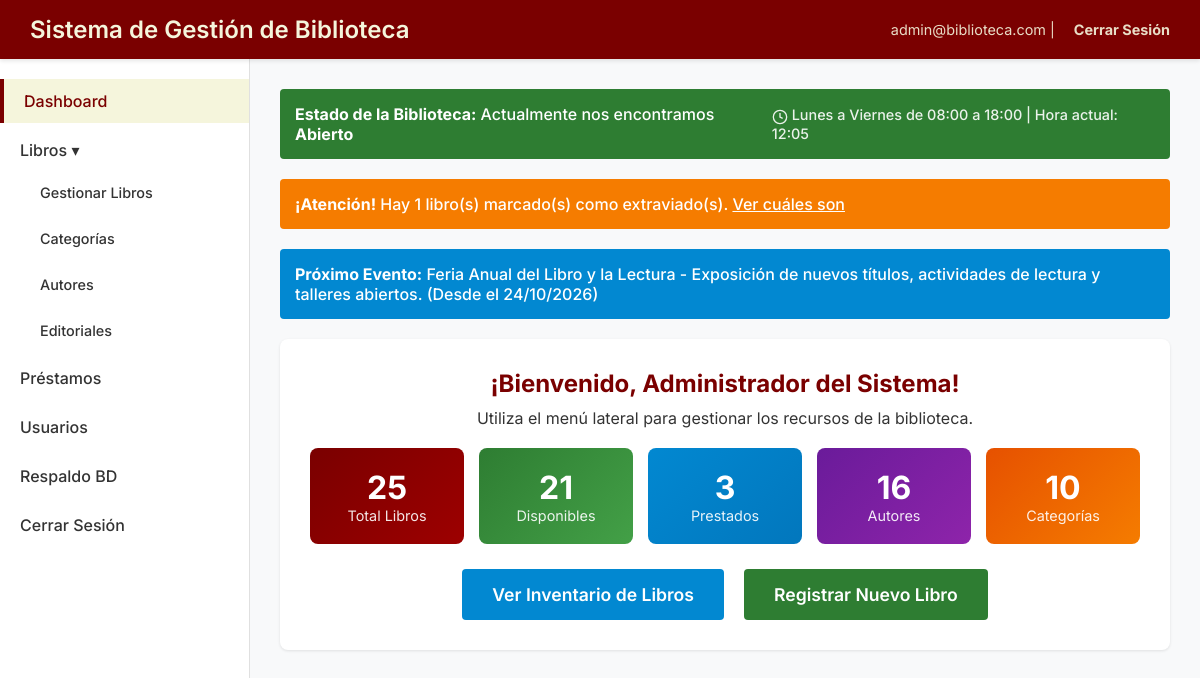
/pages/dashboard.php (signed in), run on the app's committed database.
### tables this page shows
CREATE TABLE IF NOT EXISTS `events_schedule` (
    `id` INT AUTO_INCREMENT PRIMARY KEY,
    `tipo` ENUM('Feria', 'Horario', 'Aviso') NOT NULL,
    `titulo` VARCHAR(255) NOT NULL,
    `descripcion` TEXT,
    `fecha_inicio` DATETIME NOT NULL,
    `fecha_fin` DATETIME NOT NULL
);

### pages/dashboard.php (the view, shortened to what this page needs)
<?php
require_once __DIR__ . '/../config.php';
require_once __DIR__ . '/../includes/header.php';
$hora_actual = (int) date('H');
$dia_semana = (int) date('w');
$estado_biblioteca = "Cerrado";
$clase_alerta_horario = "alert-warning";
$horario_texto = "";
if ($dia_semana >= 1 && $dia_semana <= 5 && $hora_actual >= 8 && $hora_actual < 18) {
    $estado_biblioteca = "Abierto";
    $clase_alerta_horario = "alert-success";
    $horario_texto = "Lunes a Viernes de 08:00 a 18:00";
} else {
    $horario_texto = "Lunes a Viernes de 08:00 a 18:00";
}
$total_libros = $pdo->query("SELECT COUNT(*) FROM books")->fetchColumn();
$total_disponibles = $pdo->query("SELECT COUNT(*) FROM books WHERE estado = 'Disponible'")->fetchColumn();
$total_prestados = $pdo->query("SELECT COUNT(*) FROM books WHERE estado = 'Prestado'")->fetchColumn();
$total_autores = $pdo->query("SELECT COUNT(*) FROM authors")->fetchColumn();
$total_categorias = $pdo->query("SELECT COUNT(*) FROM categories")->fetchColumn();
$stmt_eventos = $pdo->query("SELECT * FROM events_schedule WHERE fecha_inicio >= NOW() ORDER BY fecha_inicio ASC LIMIT 1");
$proximo_evento = $stmt_eventos->fetch();
$stmt_extraviados = $pdo->query("SELECT COUNT(*) FROM books WHERE estado = 'Extraviado'");
$cant_extraviados = $stmt_extraviados->fetchColumn();
?>
<?php require_once __DIR__ . '/../includes/sidebar.php'; ?>
<div class="alert <?php echo $clase_alerta_horario; ?>" style="display: flex; justify-content: space-between; align-items: center;">
    <div>
        <strong>Estado de la Biblioteca:</strong> Actualmente nos encontramos <strong><?php echo $estado_biblioteca; ?></strong>
    </div>
    <div style="font-size: 0.9rem; opacity: 0.9;">
        <svg width="16" height="16" viewBox="0 0 24 24" fill="none" stroke="currentColor" stroke-width="2" style="vertical-align: middle;">
            <circle cx="12" cy="12" r="10"/><polyline points="12 6 12 12 16 14"/>
        </svg>
        <?php echo $horario_texto; ?> | Hora actual: <?php echo date('H:i'); ?>
    </div>
</div>
<?php if ($cant_extraviados > 0): ?>
<div class="alert alert-warning" style="background-color: var(--color-warning);">
    <strong>¡Atención!</strong> Hay <?php echo $cant_extraviados; ?> libro(s) marcado(s) como extraviado(s). <a href="books.php?filter=missing" style="color:white; text-decoration:underline;">Ver cuáles son</a>
</div>
<?php endif; ?>
<?php if ($proximo_evento): ?>
<div class="alert alert-info">
    <strong>Próximo Evento:</strong> <?php echo htmlspecialchars($proximo_evento['titulo']); ?> - <?php echo htmlspecialchars($proximo_evento['descripcion']); ?> (Desde el <?php echo date('d/m/Y', strtotime($proximo_evento['fecha_inicio'])); ?>)
</div>
<?php endif; ?>
<div style="background: white; padding: 30px; border-radius: 8px; box-shadow: 0 1px 3px rgba(0,0,0,0.1); text-align: center; margin-top: 20px;">
    <h2 style="color: var(--color-primary); margin-bottom: 10px;">¡Bienvenido, <?php echo htmlspecialchars($_SESSION['user_name']); ?>!</h2>
    <p>Utiliza el menú lateral para gestionar los recursos de la biblioteca.</p>
    <br>
    <div style="display: grid; grid-template-columns: repeat(auto-fit, minmax(150px, 1fr)); gap: 15px; margin-bottom: 25px;">
        <div style="background: linear-gradient(135deg, var(--color-primary), var(--color-accent)); color: white; padding: 20px; border-radius: 8px;">
            <div style="font-size: 2rem; font-weight: bold;"><?php echo number_format($total_libros); ?></div>
            <div style="font-size: 0.9rem; opacity: 0.9;">Total Libros</div>
        </div>
        <div style="background: linear-gradient(135deg, var(--color-success), #43a047); color: white; padding: 20px; border-radius: 8px;">
            <div style="font-size: 2rem; font-weight: bold;"><?php echo number_format($total_disponibles); ?></div>
            <div style="font-size: 0.9rem; opacity: 0.9;">Disponibles</div>
        </div>
        <div style="background: linear-gradient(135deg, var(--color-info), #0277bd); color: white; padding: 20px; border-radius: 8px;">
            <div style="font-size: 2rem; font-weight: bold;"><?php echo number_format($total_prestados); ?></div>
            <div style="font-size: 0.9rem; opacity: 0.9;">Prestados</div>
        </div>
        <div style="background: linear-gradient(135deg, #6a1b9a, #8e24aa); color: white; padding: 20px; border-radius: 8px;">
            <div style="font-size: 2rem; font-weight: bold;"><?php echo number_format($total_autores); ?></div>
            <div style="font-size: 0.9rem; opacity: 0.9;">Autores</div>
        </div>
        <div style="background: linear-gradient(135deg, #e65100, #f57c00); color: white; padding: 20px; border-radius: 8px;">
            <div style="font-size: 2rem; font-weight: bold;"><?php echo number_format($total_categorias); ?></div>
            <div style="font-size: 0.9rem; opacity: 0.9;">Categorías</div>
        </div>
    </div>
    <div style="display: flex; justify-content: center; gap: 20px;">
        <a href="books.php" class="btn btn-primary" style="padding: 15px 30px; font-size: 1.1rem;">Ver Inventario de Libros</a>
        <?php if ($_SESSION['user_role'] !== 'Lector'): ?>
        <a href="add_book.php" class="btn btn-edit" style="padding: 15px 30px; font-size: 1.1rem; background-color: var(--color-success);">Registrar Nuevo Libro</a>
        <?php endif; ?>
    </div>
</div>
<?php require_once __DIR__ . '/../includes/footer.php'; ?>

### style.css (style rules this page uses)
:root { --color-primary: #7a0000; --color-secondary: beige; --color-accent: #9d0000; --color-success: #2e7d32; --color-warning: #f57c00; --color-info: #0288d1; --color-text-dark: #333333; --color-bg-light: #f8f9fa; --color-border: #e0e0e0; }
* { margin: 0; padding: 0; box-sizing: border-box; font-family: 'Inter', 'Roboto', 'Helvetica Neue', Arial, sans-serif; }
body { background-color: var(--color-bg-light); color: var(--color-text-dark); display: flex; flex-direction: column; min-height: 100vh; }
.btn { padding: 8px 16px; border: none; border-radius: 4px; cursor: pointer; font-weight: 600; text-decoration: none; display: inline-block; transition: background-color 0.2s; color: white; }
.btn-primary { background-color: var(--color-info); }
.btn-edit { background-color: #f0ad4e; }
.alert { padding: 15px; margin-bottom: 20px; border-radius: 4px; color: #fff; font-weight: 500; }
.alert-warning { background-color: var(--color-warning); }
.alert-info { background-color: var(--color-info); }
.alert-success { background-color: var(--color-success); }

### data on the page
events_schedule: titulo "Feria Anual del Libro y la Lectura", descripcion "Exposición de nuevos títulos, actividades de lectura y talleres abiertos.", fecha_inicio "24/10/2026"

### other printed values
$usuario_logueado "admin@biblioteca.com"
$estado_biblioteca "Abierto"
$horario_texto "Lunes a Viernes de 08:00 a 18:00"
$cant_extraviados "1"
$_SESSION['user_name'] "Administrador del Sistema"
$total_libros "25"
$total_disponibles "21"
$total_prestados "3"
$total_autores "16"
$total_categorias "10"
